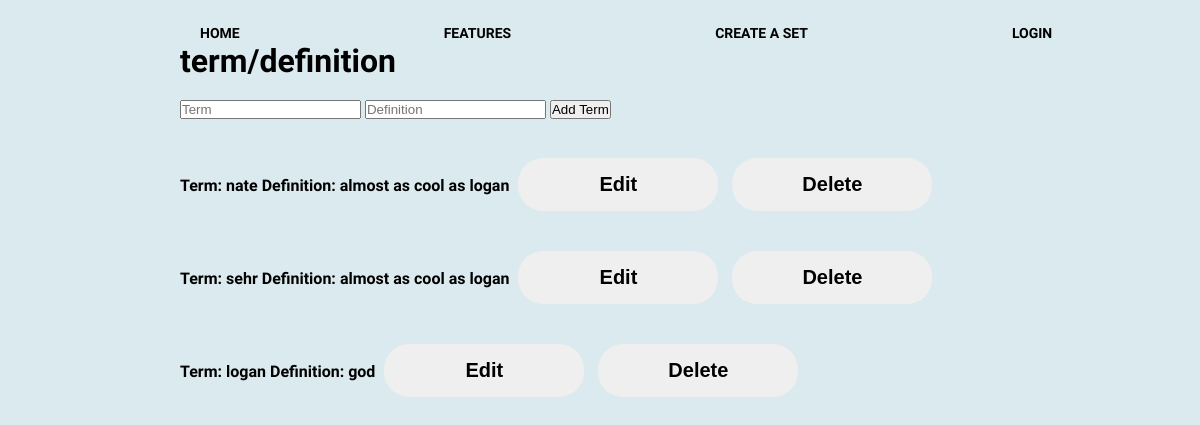
Screenshot of /sets/1 with the database file from the repository.
### app.py (models this page shows)
class Term(db.Model):
    id = db.Column(db.Integer, primary_key=True)
    term = db.Column(db.String(255), nullable=False)
    definition = db.Column(db.String(255), nullable=False)
    set_id = db.Column(db.Integer, db.ForeignKey('set.id'), nullable=False)

### app.py (the view)
@app.route('/sets/<int:set_id>', methods=['GET', 'POST'])
def specific_sets(set_id):
    if request.method == "POST":
        termForm = request.form['term']
        definitionForm = request.form['definition']
        set_data = Set.query.get_or_404(set_id)
        pair = Term(term=termForm, definition=definitionForm, set_id=set_id)
        try:
            db.session.add(pair)
            db.session.commit()
            return redirect(url_for('specific_sets', set_id=set_id))
        except Exception as e:
            print(f"Error: {e}")
            return "Oops! Something went wrong."
    else:
        set_data = Set.query.get_or_404(set_id)
        terms = Term.query.filter_by(set_id=set_id).all()
        return render_template('sets.html', set_data=set_data, terms=terms, set_id=set_id)

### templates/sets.html (shortened to what this page needs)
{% extends "base.html" %}
{% block content %}
<body>
    <div class="container">
        <h1>term/definition</h1>
        <br/>
        <form action="{{ url_for('specific_sets', set_id=set_id)}}" METHOD="POST">
            <input type="text" placeholder="Term" name="term">
            <input type="text" placeholder="Definition" name="definition">
            <input type="submit" value="Add Term" class="button">
        </form>
        <br/>
        {% for term in set_data.terms %}
            <p>
                Term: {{ term.term }} Definition: {{ term.definition }}
                <a href="{{ url_for('edit_pair', set_id=set_id, term_id=term.id)}}" class="button"><button>Edit</button></a>
                <a href="{{ url_for('delete_pair', set_id=set_id, term_id=term.id)}}" class="button"><button>Delete</button></a>
            </p>
        {% endfor %}
    </div>
</body>
{% endblock %}

### static/css/navbardesgin.css (style rules this page uses)
body { margin: 0; background: rgb(219, 234, 238); font-family: 'Work Sans', sans-serif; font-weight: 800; }
.container { width: 70%; margin: 0 auto; }
button { width: 200px; padding: 15px; margin: 20px 5px; text-align: center; border-radius: 25px; color: black; border: 2px; font-size: 20px; cursor: pointer; font-weight: 600; }
* { margin: 0; padding: 0; }

### rows the page displays
Term: term "nate", definition "almost as cool as logan"
Term: term "sehr", definition "almost as cool as logan"
Term: term "logan", definition "god"
